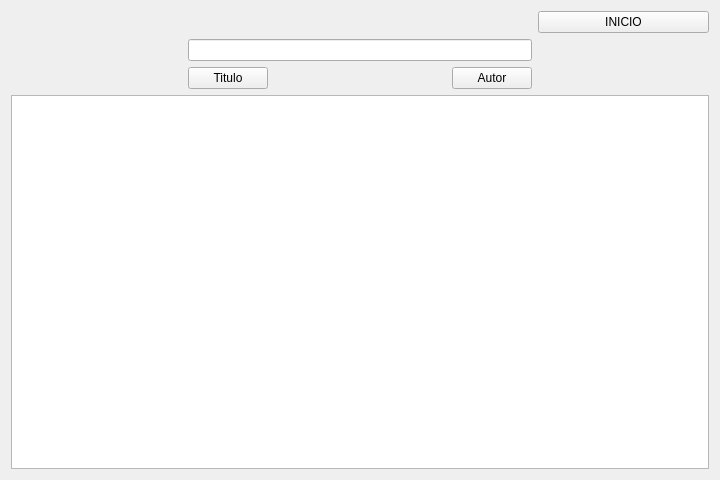
<?xml version="1.0" encoding="UTF-8"?>
<ui version="4.0">
 <class>ModoEstudiante</class>
 <widget class="QWidget" name="ModoEstudiante">
  <property name="geometry">
   <rect>
    <x>0</x>
    <y>0</y>
    <width>720</width>
    <height>480</height>
   </rect>
  </property>
  <property name="windowTitle">
   <string>ESTUDIANTE</string>
  </property>
  <layout class="QGridLayout" name="gridLayout">
   <item row="2" column="2">
    <spacer name="horizontalSpacer_3">
     <property name="orientation">
      <enum>Qt::Horizontal</enum>
     </property>
     <property name="sizeHint" stdset="0">
      <size>
       <width>173</width>
       <height>20</height>
      </size>
     </property>
    </spacer>
   </item>
   <item row="1" column="1" colspan="3">
    <widget class="QLineEdit" name="buscar"/>
   </item>
   <item row="2" column="3">
    <widget class="QPushButton" name="porAutor">
     <property name="cursor">
      <cursorShape>PointingHandCursor</cursorShape>
     </property>
     <property name="text">
      <string>Autor</string>
     </property>
    </widget>
   </item>
   <item row="1" column="4">
    <spacer name="horizontalSpacer_5">
     <property name="orientation">
      <enum>Qt::Horizontal</enum>
     </property>
     <property name="sizeHint" stdset="0">
      <size>
       <width>173</width>
       <height>20</height>
      </size>
     </property>
    </spacer>
   </item>
   <item row="2" column="0">
    <spacer name="horizontalSpacer_2">
     <property name="orientation">
      <enum>Qt::Horizontal</enum>
     </property>
     <property name="sizeHint" stdset="0">
      <size>
       <width>173</width>
       <height>20</height>
      </size>
     </property>
    </spacer>
   </item>
   <item row="1" column="0">
    <spacer name="horizontalSpacer_4">
     <property name="orientation">
      <enum>Qt::Horizontal</enum>
     </property>
     <property name="sizeHint" stdset="0">
      <size>
       <width>173</width>
       <height>20</height>
      </size>
     </property>
    </spacer>
   </item>
   <item row="2" column="1">
    <widget class="QPushButton" name="porTitulo">
     <property name="cursor">
      <cursorShape>PointingHandCursor</cursorShape>
     </property>
     <property name="text">
      <string>Titulo</string>
     </property>
    </widget>
   </item>
   <item row="2" column="4">
    <spacer name="horizontalSpacer_6">
     <property name="orientation">
      <enum>Qt::Horizontal</enum>
     </property>
     <property name="sizeHint" stdset="0">
      <size>
       <width>173</width>
       <height>20</height>
      </size>
     </property>
    </spacer>
   </item>
   <item row="0" column="4">
    <widget class="QPushButton" name="inicio">
     <property name="cursor">
      <cursorShape>PointingHandCursor</cursorShape>
     </property>
     <property name="text">
      <string>INICIO</string>
     </property>
    </widget>
   </item>
   <item row="0" column="0">
    <spacer name="horizontalSpacer">
     <property name="orientation">
      <enum>Qt::Horizontal</enum>
     </property>
     <property name="sizeHint" stdset="0">
      <size>
       <width>173</width>
       <height>20</height>
      </size>
     </property>
    </spacer>
   </item>
   <item row="3" column="0" colspan="5">
    <widget class="QTableWidget" name="tabla"/>
   </item>
  </layout>
 </widget>
 <resources/>
 <connections/>
</ui>
